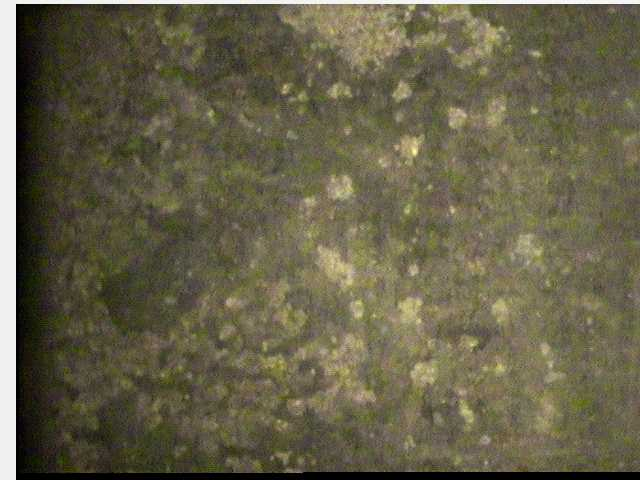
#> input picture DynamicMLTechnique/dataset/train/Peanut_T001_L013_2017.06.08_082227_EED_DPI120.jpg, 640 x 480 px
$ jupyter execute classical.ipynb
#> lines starting #> are read from the running program, lines starting #| are printed output that depends on the picture
[cell 1]
from matplotlib import pyplot as plt
import numpy as np
import cv2
import sys

[cell 2]
def computeDerivative(img, sigmaX, sigmaY):
    img = cv2.GaussianBlur(img, ksize=(0,0), sigmaX=sigmaX, sigmaY=sigmaY)
    dxKernel = np.array([[1],[0],[-1]])
    dyKernel = np.array([[1,0,-1]])
    dxxKernel = np.array([[1],[-2],[1]])
    dyyKernel = np.array([[1,-2,1]])
    dxyKernel = np.array([[1,-1],[-1,1]])
    dx = cv2.filter2D(img,-1, dxKernel)
    dy = cv2.filter2D(img,-1, dyKernel)
    dxx = cv2.filter2D(img,-1, dxxKernel)
    dyy = cv2.filter2D(img,-1, dyyKernel)
    dxy = cv2.filter2D(img,-1, dxyKernel)
    return dx, dy, dxx, dyy, dxy

[cell 3]
def computeMagnitude(dxx, dyy):
    dxx = dxx.astype(float)
    dyy = dyy.astype(float)
    mag = cv2.magnitude(dxx, dyy)
    phase = mag*180./np.pi
    return mag, phase

[cell 4]
def computeHessian(dx, dy, dxx, dyy, dxy):
    pt=[]
    dir=[]
    val=[]
    for x in range(0, img.shape[1]):
        for y in range(0, img.shape[0]):
            if dxy[y,x] > 0:
                hes = np.zeros((2,2))
                hes[0,0] = dxx[y,x]
                hes[0,1] = dxy[y,x]
                hes[1,0] = dxy[y,x]
                hes[1,1] = dyy[y,x]
                ret, eigVal, eigVect = cv2.eigen(hes)
                if np.abs(eigVal[0,0]) >= np.abs(eigVal[1,0]):
                    nx = eigVect[0,0]
                    ny = eigVect[0,1]
                else:
                    nx = eigVect[1,0]
                    ny = eigVect[1,1]
                den = dxx[y,x]*nx*nx + dyy[y,x]*ny*ny + 2*dxy[y,x]*nx*ny
                if den != 0:
                    T = -(dx[y,x]*nx + dy[y,x]*ny)/den
                    if np.abs(T*nx) <= 0.5 and np.abs(T*ny) <= 0.5:
                        pt.append((x,y))
                        dir.append((nx,ny))
                        val.append(np.abs(dxy[y,x]+dxy[y,x]))
    return pt, dir, val

[cell 5]
if len(sys.argv) == 1:
    print("requires image Source as an argument")
    sys.exit()

[cell 6]
img = cv2.imread(sys.argv[1])
#> img is the input picture: shape (480, 640, 3); mean B, G, R 73.1, 97, 102.2
if img is None:
    print("image filepath is invalid or doesn't exist")
    sys.exit()

Initialization

[cell 7]
img = cv2.bitwise_not(img)
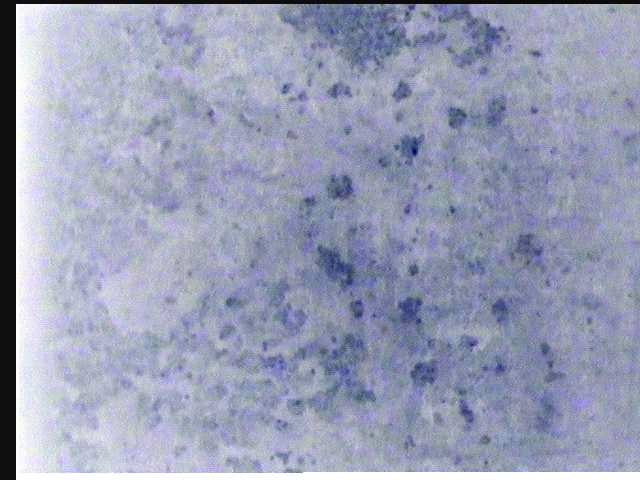
#> img: shape (480, 640, 3); mean B, G, R 181.9, 158, 152.8
blur = cv2.GaussianBlur(img, (5, 5), 0)
thinned = cv2.ximgproc.thinning(cv2.cvtColor(blur, cv2.COLOR_RGB2GRAY), thinningType=cv2.ximgproc.THINNING_ZHANGSUEN)
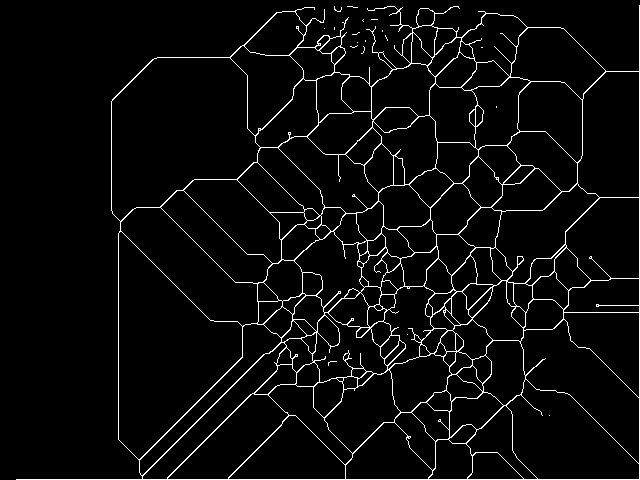
#> thinned: shape (480, 640); 4.4% white in thin lines or dots
img = thinned
img = cv2.cvtColor(img, cv2.COLOR_BGR2RGB)
#> img: shape (480, 640, 3); 4.4% white in thin lines or dots
img = cv2.resize(img, (640,480))
gray_img = cv2.cvtColor(img, cv2.COLOR_BGR2GRAY)

Curve Detection

[cell 8]
dx, dy, dxx, dyy, dxy = computeDerivative(gray_img, 1.1, 1.1)
normal, phase = computeMagnitude(dxx, dyy)
#> in computeMagnitude, `mag = cv2.magnitude(dxx, dyy)`:
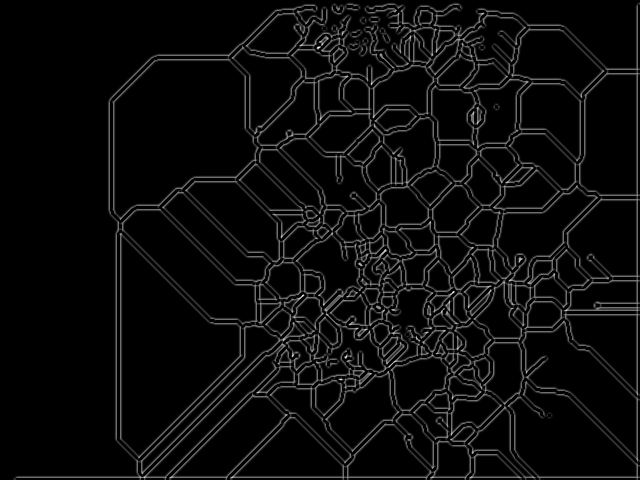
#> mag: shape (480, 640) float64; min 0, max 63.81, mean 3; drawn with min black and max white

[cell 9]
pt, dir, val = computeHessian(dx, dy, dxx, dyy, dxy)
#> after the loop in computeHessian, `for x in range(0, img.shape[1]):`: dir = 20385 items
#> pt = 20385 items; dir = 20385 items; val = 20385 items

[cell 10]
idx = np.argsort(val)
idx = idx[::-1][:10000]
#> idx = 10000 values, max 20381 at index 9428, min 6 at index 8092, mean 10189.9
for i in range(0, len(idx)):
    img = cv2.circle(img, (pt[idx[i]][0], pt[idx[i]][1]), 1, (255, 0, 0), 1)
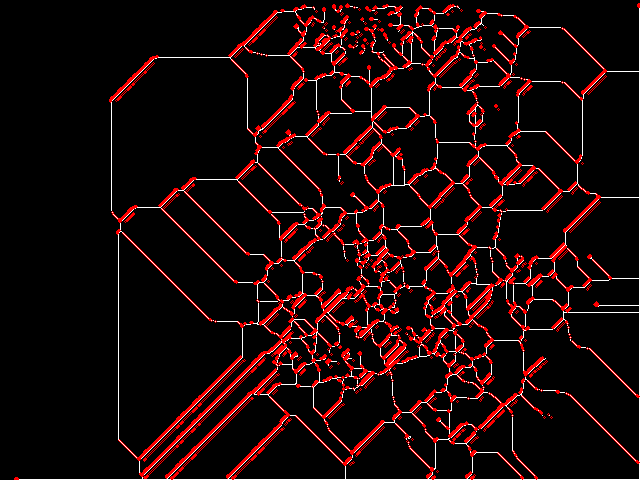
#> img: shape (480, 640, 3); mean R, G, B 26.8, 7.6, 7.6

Connected Components

[cell 11]
normal = np.array(normal, dtype=np.uint8)
normal = cv2.threshold(normal, 127, 255, cv2.THRESH_BINARY)[1]
#> normal: shape (480, 640); every value is 0
num_labels, labels = cv2.connectedComponents(normal)
#> labels: shape (480, 640) int32; every value is 0
#> num_labels = 1

Conversion

[cell 12]
cv2.imwrite('Test.png', phase)
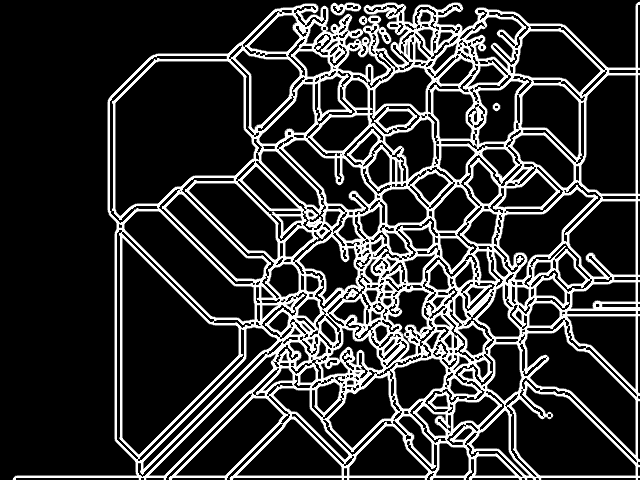
#> saved as Test.png: shape (480, 640); min 0, max 255, mean 50.8
test = cv2.imread('Test.png')
#> test: shape (480, 640, 3); min 0, max 255, mean 50.8

[cell 13]
blur = cv2.GaussianBlur(test, (5, 5), 0)
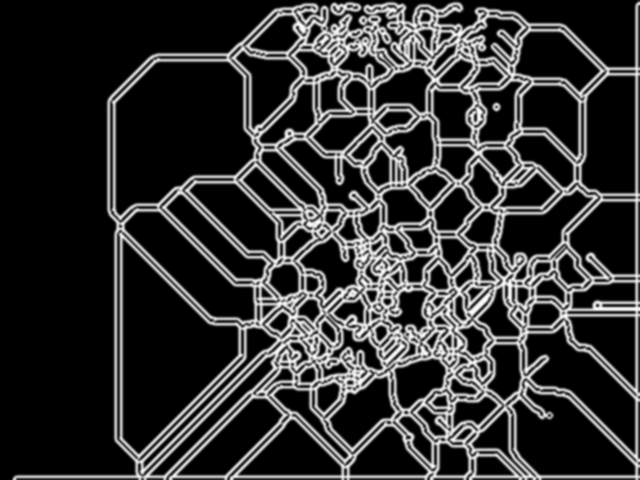
#> blur: shape (480, 640, 3); min 0, max 254, mean 50.9
test = cv2.ximgproc.thinning(cv2.cvtColor(blur, cv2.COLOR_RGB2GRAY), thinningType=cv2.ximgproc.THINNING_ZHANGSUEN)
#> test: shape (480, 640); 8.6% white in thin lines or dots

[cell 14]
test = cv2.threshold(test, 127, 255, cv2.THRESH_BINARY)[1]
num_labels, labels = cv2.connectedComponents(test)
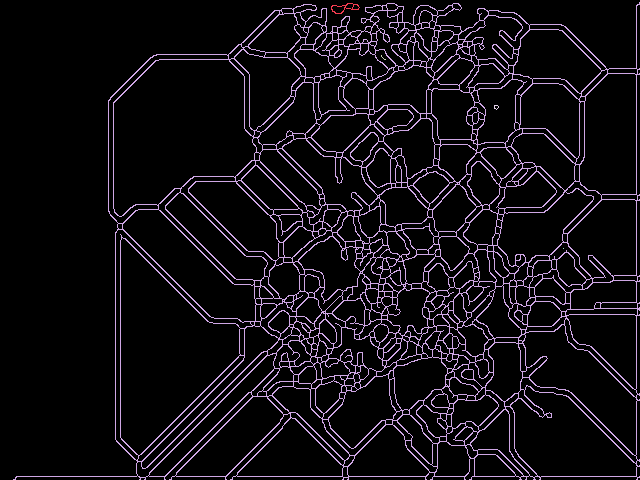
#> labels: shape (480, 640) int32; 6 distinct labels, from 0 to 5; one colour per label, 0 black
#> num_labels = 6

Coloring

[cell 15]
label_hue = np.uint8(179 * labels / np.max(labels))
blank_ch = 255 * np.ones_like(label_hue)
#> blank_ch: shape (480, 640); every value is 255
labeled_img = cv2.merge([label_hue, blank_ch, blank_ch])
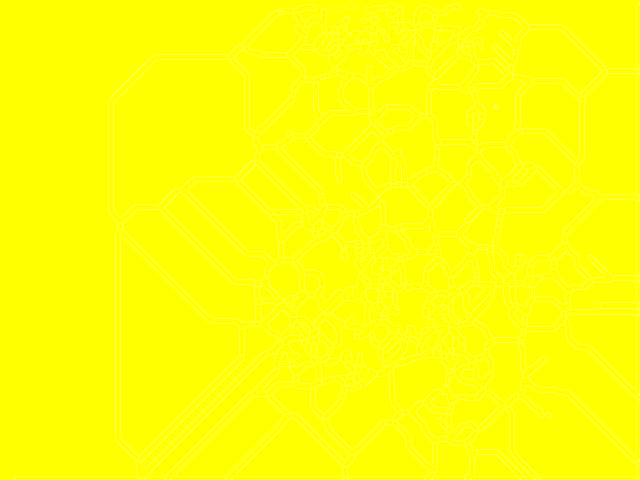
#> labeled_img: shape (480, 640, 3); mean of channels 0, 1, 2 6.1, 255, 255; drawn as B, G, R
labeled_img = cv2.cvtColor(labeled_img, cv2.COLOR_HSV2BGR)
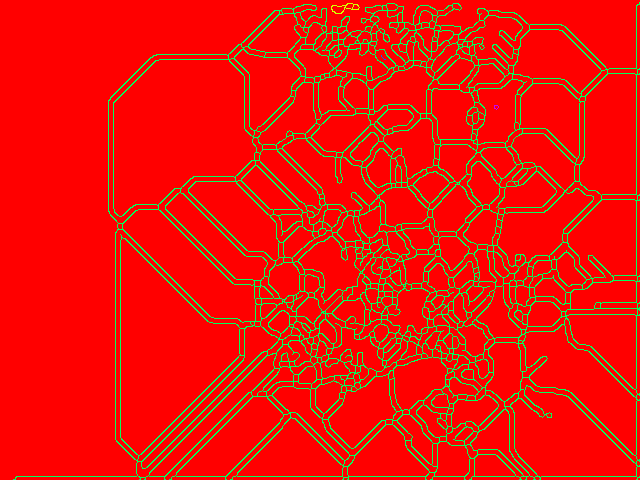
#> labeled_img: shape (480, 640, 3); mean B, G, R 8, 21.9, 233.1
labeled_img[label_hue == 0] = 0
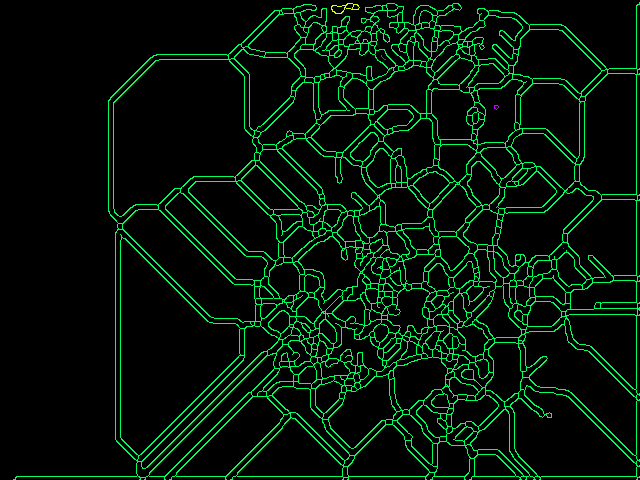
#> labeled_img: shape (480, 640, 3); mean B, G, R 8, 21.9, 0.1

Image after Component Labeling

[cell 16]
plt.imshow(cv2.cvtColor(labeled_img, cv2.COLOR_BGR2RGB))
plt.axis('off')
plt.title("Component Labeling Image")
plt.show()

$ run again, on DynamicMLTechnique/dataset/train/Peanut_T001_L015_2017.07.27_064133_EED_DPI120.jpg
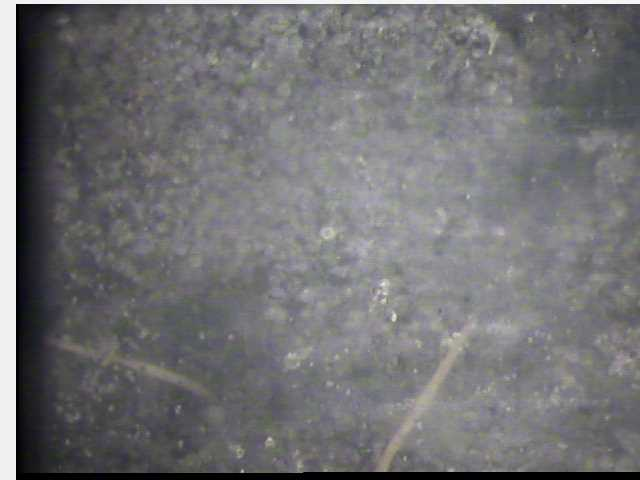
#> input picture DynamicMLTechnique/dataset/train/Peanut_T001_L015_2017.07.27_064133_EED_DPI120.jpg, 640 x 480 px
#> img is the input picture: shape (480, 640, 3); mean B, G, R 115.8, 113.9, 114.1
#> thinned: shape (480, 640); 4.2% white in thin lines or dots
#> after the loop in computeHessian, `for x in range(0, img.shape[1]):`: dir = 21806 items
#> idx = 10000 values, max 21803 at index 6181, min 6 at index 6763, mean 10537
#> after the loop `for i in range(0, len(idx)):`:
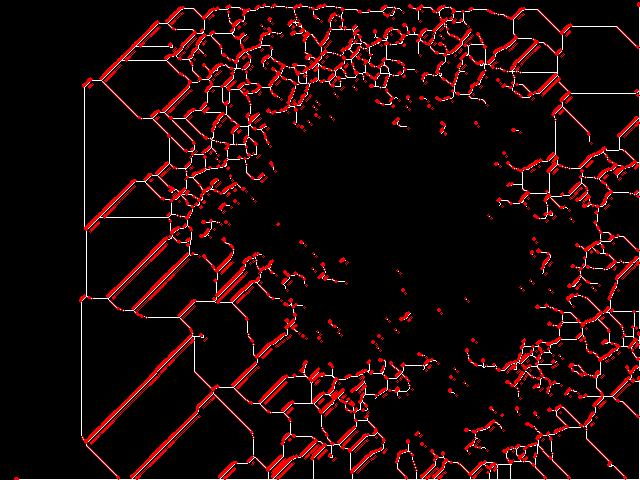
#> img: shape (480, 640, 3); mean R, G, B 27.1, 6.9, 6.9
#> `num_labels, labels = cv2.connectedComponents(normal)`: num_labels = 1
#> `num_labels, labels = cv2.connectedComponents(test)`: num_labels = 53
#> blank_ch: shape (480, 640); every value is 255
#> `labeled_img[label_hue == 0] = 0`:
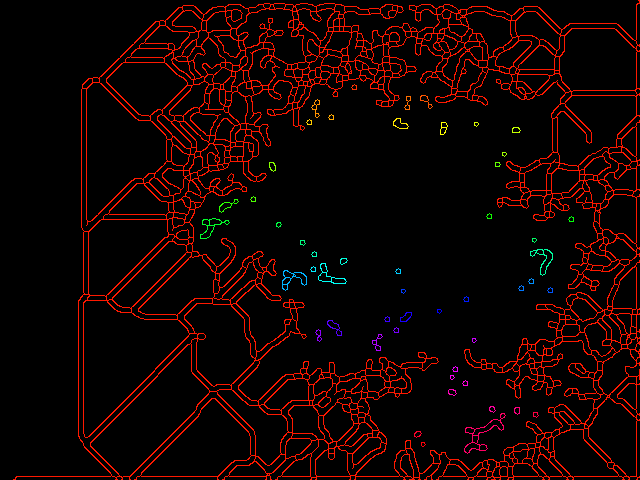
#> labeled_img: shape (480, 640, 3); mean B, G, R 0.7, 2.7, 20.5

$ run again, on DynamicMLTechnique/dataset/train/Peanut_T001_L016_2017.07.27_064138_EED_DPI120.jpg
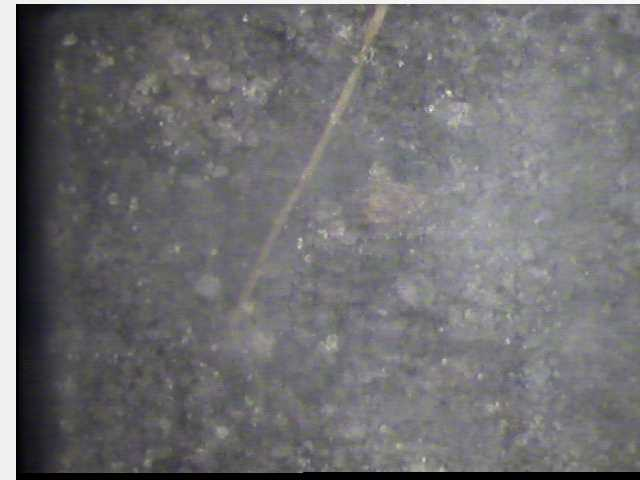
#> input picture DynamicMLTechnique/dataset/train/Peanut_T001_L016_2017.07.27_064138_EED_DPI120.jpg, 640 x 480 px
#> img is the input picture: shape (480, 640, 3); mean B, G, R 113.6, 111.3, 111.9
#> thinned: shape (480, 640); 5% white in thin lines or dots
#> after the loop in computeHessian, `for x in range(0, img.shape[1]):`: dir = 25528 items
#> idx = 10000 values, max 25522 at index 7982, min 6 at index 7986, mean 12335.2
#> `num_labels, labels = cv2.connectedComponents(normal)`: num_labels = 1
#> `num_labels, labels = cv2.connectedComponents(test)`: num_labels = 42
#> blank_ch: shape (480, 640); every value is 255
#> `labeled_img[label_hue == 0] = 0`:
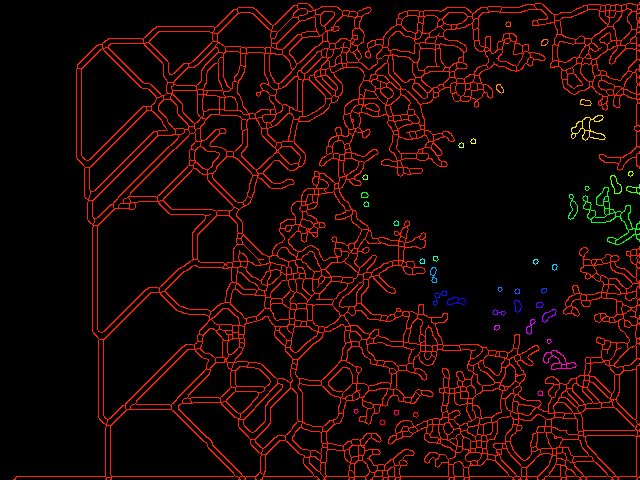
#> labeled_img: shape (480, 640, 3); mean B, G, R 0.5, 4, 24.6
